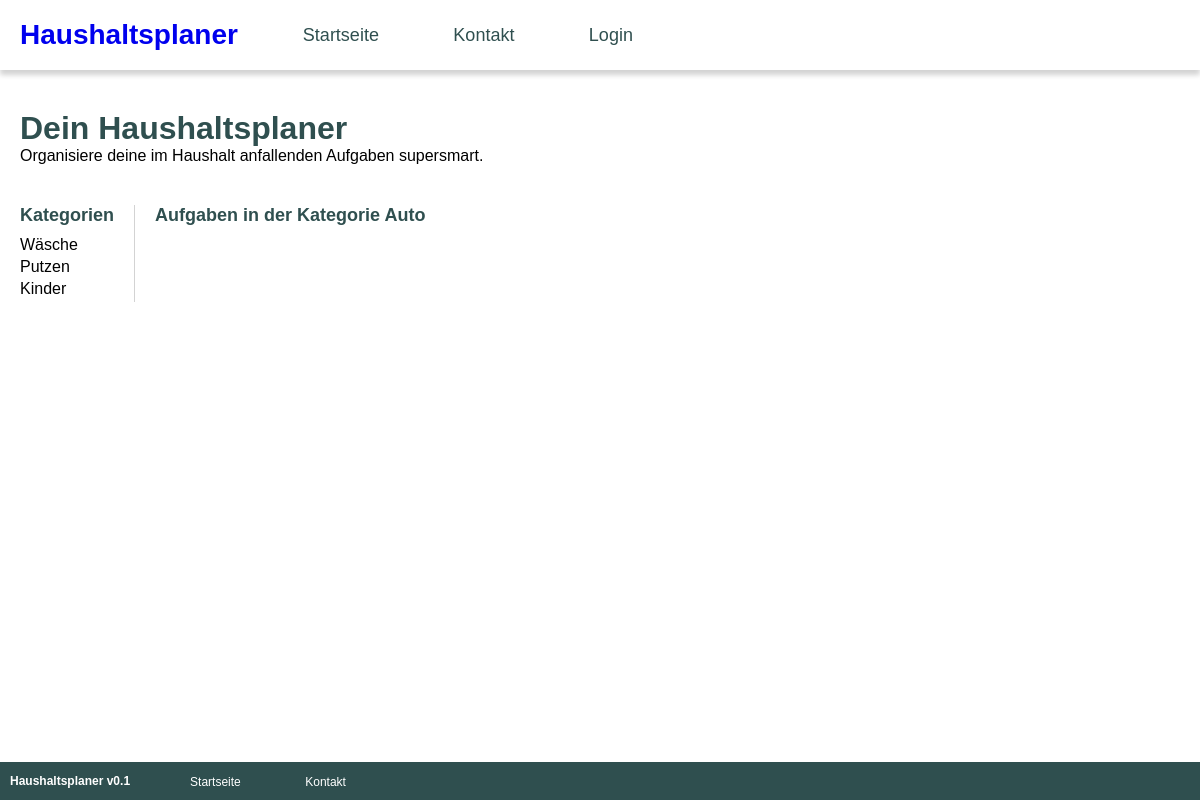
Before: /kategorie.php?category=Auto with the older database file.
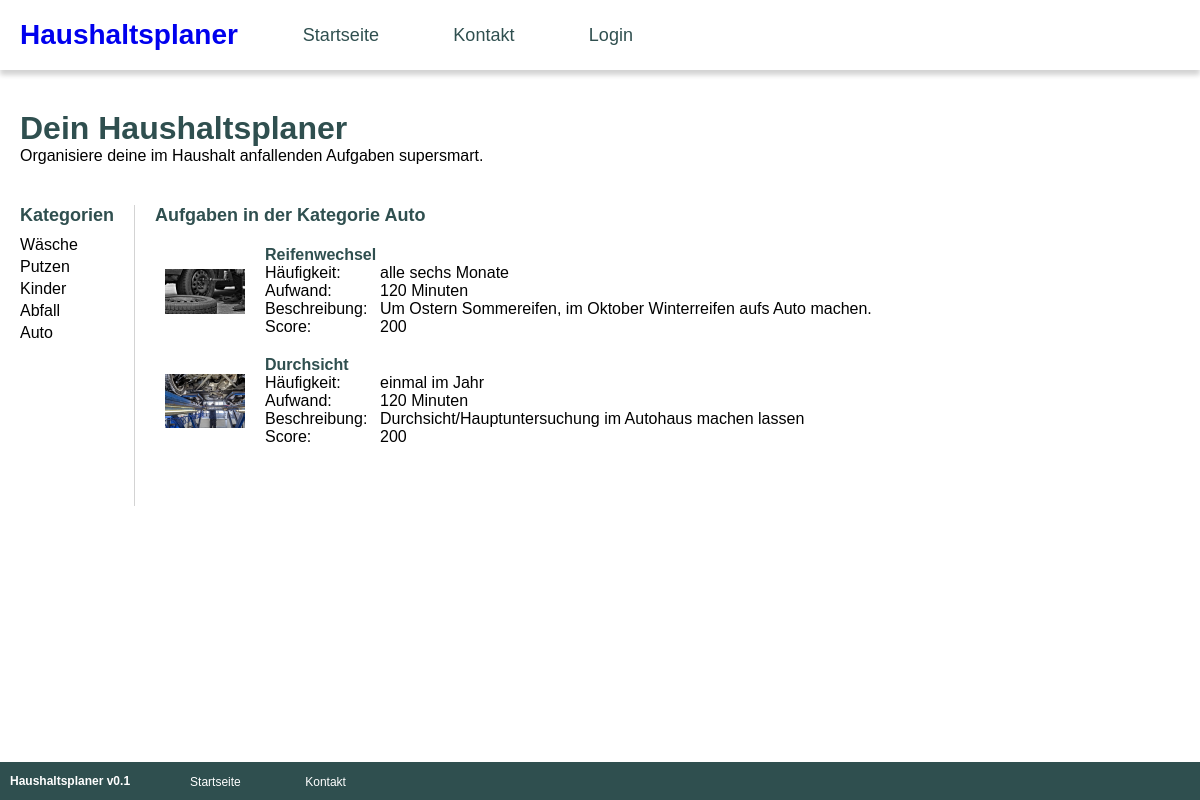
After: the same page with the newer database file.
### tables this page shows
CREATE TABLE `aufgaben` (
  `id` int(11) NOT NULL AUTO_INCREMENT,
  `name` varchar(127) NOT NULL,
  `haeufigkeit` int(11) DEFAULT NULL,
  `beschreibung` varchar(255) DEFAULT NULL,
  `score` int(11) DEFAULT NULL,
  `aufwand` int(11) DEFAULT NULL,
  `bild` varchar(255) DEFAULT NULL,
  `kategorie` varchar(127) DEFAULT NULL,
  PRIMARY KEY (`id`)
);

CREATE TABLE `lookuphaeufigkeit` (
  `id` int(11) NOT NULL AUTO_INCREMENT,
  `name` varchar(127) NOT NULL,
  `days` int(11) NOT NULL,
  PRIMARY KEY (`id`)
);

### php/functions.php (called while the page is built, shortened)
<?php
    function getKategorien(){
        $mysqli = dbConnect();
        $result = $mysqli->query("SELECT DISTINCT kategorie FROM aufgaben");
        while($row = $result->fetch_assoc()){
            $kategorien[] = $row;
        }
        return $kategorien;
    }
    function getAufgabenNachKategorie($kategorie){
        $mysqli = dbConnect();
        $statement = $mysqli->prepare("SELECT a.id AS id, a.name AS name, a.bild AS bild, a.beschreibung AS beschreibung, a.score AS score, a.aufwand AS aufwand, lh.name AS haeufigkeit FROM aufgaben AS a INNER JOIN lookuphaeufigkeit AS lh ON a.haeufigkeit = lh.id WHERE a.kategorie = ? LIMIT 50");
        $statement->bind_param("s",$kategorie);
        $statement->execute();
        $result = $statement->get_result();
        $aufgaben = $result->fetch_all(MYSQLI_ASSOC);
        return $aufgaben;
    }
?>

### kategorie.php (the view, shortened to what this page needs)
<?php require "php/functions.php" ?>
<?php
    if(isset($_GET['category'])){
        $seitenKategorie = urldecode($_GET['category']);
    }else{
        $seitenKategorie = "*";
    }
?>
<DOCTYPE html>
<html lang="de">
<head>
    <link rel="stylesheet" href="css/styles.css">
</head>
<body>
    <?php include "includes/nav.php" ?>
    <?php include "includes/header.php" ?>
    <main>
        <div class="seitenmenue">
            <div class="menue-ueberschrift">Kategorien</div>
            <?php $kategorien = getKategorien() ?>
            <?php
                foreach($kategorien as $kategorie){
                    ?>
                        <a href="kategorie.php?category=<?php echo urlencode($kategorie['kategorie']) ?>"><?php echo $kategorie['kategorie'] ?></a>
                    <?php
                }
            ?>
        </div>
        <div class="inhaltsbereich">
            <div class="menue-ueberschrift">Aufgaben in der Kategorie <?php echo $seitenKategorie ?></div>
            <?php $aufgaben = getAufgabenNachKategorie($seitenKategorie) ?>
            <?php foreach($aufgaben as $aufgabe): ?>
                    <div class="aufgabe">
                        <div class="aufgabe-bild">
                            <img src="<?php
                                if (! empty($aufgabe['bild'])){
                                    echo $aufgabe['bild'];
                                } else {
                                    echo "figures/aufgabe_altImg_640.jpg";
                                }
                            ?>" alt="Bild der Aufgabe.">
                        </div>
                        <div class="aufgabe-text">
                            <div class="aufgabe-name"><?php echo $aufgabe['name'] ?></div>
                            <div class="aufgabe-eigenschaften">
                                <div class="eigenschaft">
                                    <div>Häufigkeit:</div>
                                    <div><?php echo $aufgabe['haeufigkeit'] ?></div>
                                </div>
                                <div class="eigenschaft">
                                    <div>Aufwand:</div>
                                    <div><?php echo $aufgabe['aufwand'] ?> Minuten</div>
                                </div>
                                <div class="eigenschaft">
                                    <div>Beschreibung:</div>
                                    <div><?php echo $aufgabe['beschreibung'] ?></div>
                                </div>
                                <div class="eigenschaft">
                                    <div>Score:</div>
                                    <div><?php echo $aufgabe['score'] ?></div>
                                </div>
                            </div>
                        </div>
                    </div>
            <?php endforeach; ?>
        </div>
    </main>
    <?php include "includes/footer.php" ?>
</body>
</html>

Changed rows visible on the page:
added aufgaben: bild (picture), name "Reifenwechsel", lookuphaeufigkeit.name "alle sechs Monate", aufwand "120", beschreibung "Um Ostern Sommereifen, im Oktober Winterreifen aufs Auto machen.", score "200"
added aufgaben: bild (picture), name "Durchsicht", lookuphaeufigkeit.name "einmal im Jahr", aufwand "120", beschreibung "Durchsicht/Hauptuntersuchung im Autohaus machen lassen", score "200"
Other visible differences:
new list line: "Abfall"
new list line: "Auto"
